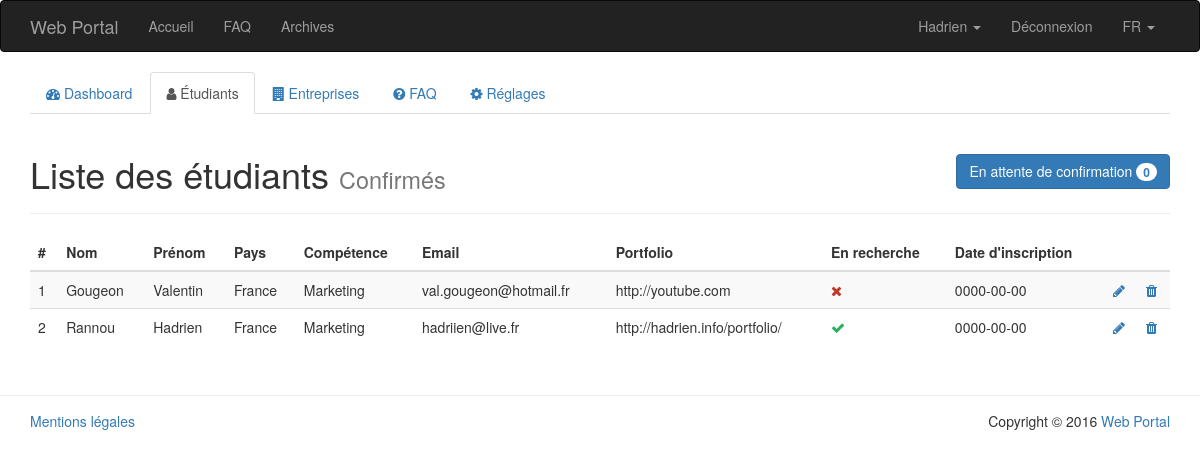
Screenshot of /PHP/public/index.php?page=admin/students-list (signed in) with the database file from the repository.
### tables this page shows
CREATE TABLE `student` (
  `id` int(11) NOT NULL,
  `first_name` varchar(64) NOT NULL,
  `last_name` varchar(64) NOT NULL,
  `country` enum('France','Irlande') NOT NULL,
  `skill` int(11) NOT NULL,
  `email` varchar(64) NOT NULL,
  `password` varchar(64) NOT NULL,
  `cv` varchar(128) NOT NULL,
  `portfolio` varchar(128) NOT NULL,
  `admin` tinyint(1) NOT NULL DEFAULT '0',
  `available` tinyint(1) NOT NULL DEFAULT '1',
  `activated` tinyint(1) NOT NULL,
  `register_date` date NOT NULL
);

CREATE TABLE `skill` (
  `id` int(11) NOT NULL,
  `name` varchar(64) NOT NULL
);

### PHP/app/model/Student.class.php (called while the page is built, shortened)
<?php
	class Student {
		public function __get($nom){
			return $this->$nom;
		}
		public static function getStudentById($id) {
			$db = PDOConnexion::getInstance();
			$sql = 'SELECT * FROM student WHERE id = :id';
			$sth = $db->prepare($sql);
			$sth->setFetchMode(PDO::FETCH_CLASS|PDO::FETCH_PROPS_LATE, 'Student');
			$sth->execute(array(
				':id' => $id
			));
			return $sth->fetch();
		}
		public static function getActivatedStudents($activated = true) {
			$db = PDOConnexion::getInstance();
			$sql = ($activated == true) ? 'SELECT * FROM student WHERE activated' : 'SELECT * FROM student WHERE !activated';
			$sth = $db->prepare($sql);
			$sth->setFetchMode(PDO::FETCH_CLASS|PDO::FETCH_PROPS_LATE, 'Student');
			$sth->execute();
			return $sth->fetchAll();
		}
	}
?>

### PHP/app/model/Skill.class.php (called while the page is built, shortened)
<?php
	class Skill {
		public function __get($nom){
			return $this->$nom;
		}
		public static function getSkillById($id) {
			$db = PDOConnexion::getInstance();
			$sql = 'SELECT * FROM skill WHERE id = :id';
			$sth = $db->prepare($sql);
			$sth->setFetchMode(PDO::FETCH_CLASS|PDO::FETCH_PROPS_LATE, 'Skill');
			$sth->execute(array(
				':id' => $id
			));
			return $sth->fetch();
		}
	}
?>

### PHP/app/view/admin/students-list.php (the view, shortened to what this page needs)
<?php
	$type = htmlentities($_GET['type']);
?>
<div class="col-md-12">
	<div class="page-header">
		<h1>
			Liste des étudiants
			<?php
				if ($type == 'awaiting') {
					echo '<small>En attente d\'activation</small>';
					echo '<a href="index.php?page=admin/students-list&amp;type=activated" class="btn btn-primary pull-right">Voir les étudiants confirmés <span class="badge">' . count(Student::getActivatedStudents(true)) . '</span></a>';
				}
				else {
					echo '<small>Confirmés</small>';
					echo '<a href="index.php?page=admin/students-list&amp;type=awaiting" class="btn btn-primary pull-right">En attente de confirmation <span class="badge">' . count(Student::getActivatedStudents(false)) . '</span></a>';
				}
			?>
		</h1>
	</div>
	<?php
		if ($type == 'activated') :
			if (Student::getActivatedStudents(true)) :
	?>
		<table class="table table-striped">
			<thead>
				<tr>
					<th>#</th>
					<th>Nom</th>
					<th>Prénom</th>
					<th>Pays</th>
					<th>Compétence</th>
					<th>Email</th>
					<th>Portfolio</th>
					<th>En recherche</th>
					<th>Date d'inscription</th>
					<th></th>
					<th></th>
				</tr>
			</thead>
			<?php
				foreach (Student::getActivatedStudents(true) as $student) {
					echo '<tr>';
						echo '<td>' . $student->id . '</td>';
						echo '<td>' . $student->last_name . '</td>';
						echo '<td>' . $student->first_name . '</td>';
						echo '<td>' . $student->country . '</td>';
						echo '<td>' . Skill::getSkillById($student->skill)->name . '</td>';
						echo '<td>' . $student->email . '</td>';
						echo '<td>' . $student->portfolio . '</td>';
						if ($student->available) {
							echo '<td><i class="fa fa-check" style="color: #27ae60;"></i></td>';
						}
						else {
							echo '<td><i class="fa fa-times" style="color: #c0392b;"></i></td>';
						}
						echo '<td>' . $student->register_date . '</td>';
						echo '<td><a href="index.php?page=admin/student-edit&amp;id=' . $student->id . '"><i class="fa fa-pencil"></i></a></td>';
						echo '<td><a href="#"><i class="fa fa-trash"></i></a></td>';
					echo '</tr>';
				}
			?>
		</table>
	<?php
			else:
				echo 'Aucun étudiant n\'a été confirmé.';
			endif;
		endif;
	?>
</div>

### PHP/app/view/admin/header.php (shortened to what this page needs)
<!DOCTYPE html>
<html lang="fr">
	<head>
		<link href="css/bootstrap.min.css" rel="stylesheet">
		<link href="https://maxcdn.bootstrapcdn.com/font-awesome/4.5.0/css/font-awesome.min.css" rel="stylesheet">
	</head>
	<body>
		<nav class="navbar navbar-inverse">
			<div class="container">
				<div class="navbar-header">
					<a class="navbar-brand" href="index.php?page=home"><?php echo App::$siteTitle; ?></a>
				</div>
				<div id="navbar" class="collapse navbar-collapse">
					<ul class="nav navbar-nav">
						<li<?php App::isCurrentPage('home'); ?>><a href="index.php?page=home">Accueil</a></li>
						<li<?php App::isCurrentPage('faq'); ?>><a href="index.php?page=faq">FAQ</a></li>
						<li<?php App::isCurrentPage('archives'); ?>><a href="index.php?page=archives">Archives</a></li>
					</ul>
					<ul class="nav navbar-nav navbar-right">
						<?php if (App::isLogged()) : ?>
							<?php $member = App::getMember(); ?>
							<?php if (get_class($member) == 'Student') : ?>
								<li class="dropdown">
									<a id="student-dropdown" href="#" class="dropdown-toggle" data-toggle="dropdown" role="button" aria-haspopup="true" aria-expanded="false">
										<?php echo $member->first_name; ?>
										<span class="caret"></span>
									</a>
								</li>
							<?php endif; ?>
							<li><a href="index.php?page=signout">Déconnexion</a></li>
						<?php endif; ?>
						<li class="dropdown">
							<a id="lang-dropdown" href="#" class="dropdown-toggle" data-toggle="dropdown" role="button" aria-haspopup="true" aria-expanded="false">
								FR
								<span class="caret"></span>
							</a>
						</li>
                    </ul>
				</div>
			</div>
		</nav>
		<div class="container">
			<div class="row">
				<div class="col-md-12">
					<ul class="nav nav-tabs">
						<li role="presentation"<?php App::isCurrentPage('admin/home'); ?>><a href="index.php?page=admin/home"><i class="fa fa-tachometer"></i> Dashboard</a></li>
						<li role="presentation"><a href="index.php?page=admin/students-list"><i class="fa fa-user"></i> Étudiants</a></li>
						<li role="presentation"<?php App::isCurrentPage('admin/companies-list'); ?>><a href="index.php?page=admin/companies-list"><i class="fa fa-building"></i> Entreprises</a></li>
						<li role="presentation"<?php App::isCurrentPage('admin/faq-list'); ?>><a href="index.php?page=admin/faq-list"><i class="fa fa-question-circle"></i> FAQ</a></li>
						<li role="presentation"<?php App::isCurrentPage('admin/settings'); ?>><a href="index.php?page=admin/settings"><i class="fa fa-cog"></i> Réglages</a></li>
					</ul>
				</div>
			</div>
			<div class="row">

### rows the page displays
student: first_name "Hadrien", id "2", last_name "Rannou", country "France", skill.name "Marketing", email "hadriien@live.fr", portfolio "http://hadrien.info/portfolio/", available 1 (drawn), register_date "0000-00-00"
student: id "1", last_name "Gougeon", first_name "Valentin", country "France", skill.name "Marketing", email "val.gougeon@hotmail.fr", portfolio "http://youtube.com", available 0 (drawn), register_date "0000-00-00"

### other values shown
App::$siteTitle "Web Portal"
count(Student::getActivatedStudents(false)) "0"
